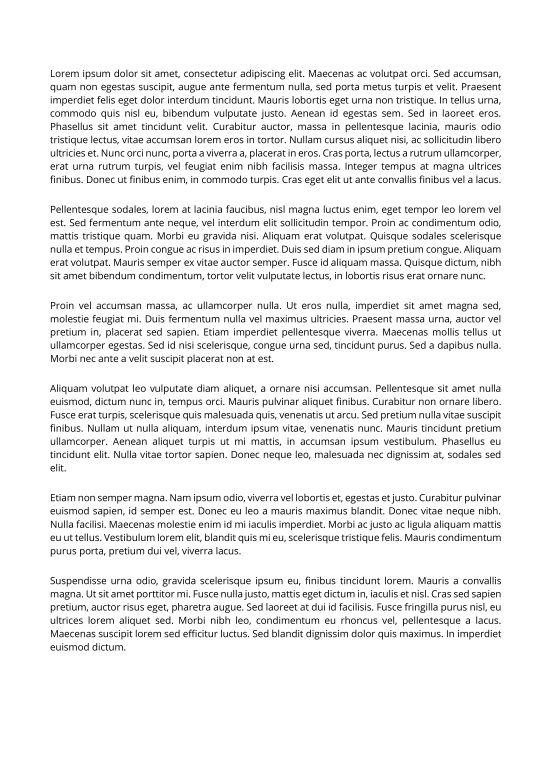
#> input picture Converted Paper (8)/001.png, 1654 x 2339 px (shown at 1/3 size)
$ python 'di temp test file.py'   (older library calls are emulated)
#> lines starting #> are read from the running program, lines starting #| are printed output that depends on the picture; after the words box and inside, x2 and y2 are one past the last pixel; in counts of white or black regions, pixels touching at a corner belong together
# -*- coding: utf-8 -*-
"""
Paragraph Detection using Projection Profile

Improved Version:
- Table detection
- Image detection
- Paragraph detection
- Reading order sorting
- Remove false paragraph from images
"""

import cv2
import numpy as np
import matplotlib.pyplot as plt


# ==========================================================
# Image List
# ==========================================================

images = [
    "001.png",
    "002.png",
    "003.png",
    "004.png",
    "005.png",
    "006.png",
    "007.png",
    "008.png"
]

folder = "Converted Paper (8)/"


# ==========================================================
# Loop Images
# ==========================================================

for img_name in images:

    # ======================================================
    # Read Image
    # ======================================================

    image = cv2.imread(folder + img_name)
#> image is the input picture: shape (2339, 1654, 3); min 0, max 255, mean 239.1

    if image is None:
        continue

    gray = cv2.cvtColor(image, cv2.COLOR_BGR2GRAY)
    height, width = gray.shape

    # ======================================================
    # Threshold
    # ======================================================

    _, binary = cv2.threshold(
        gray,
        0,
        255,
        cv2.THRESH_BINARY_INV + cv2.THRESH_OTSU
    )
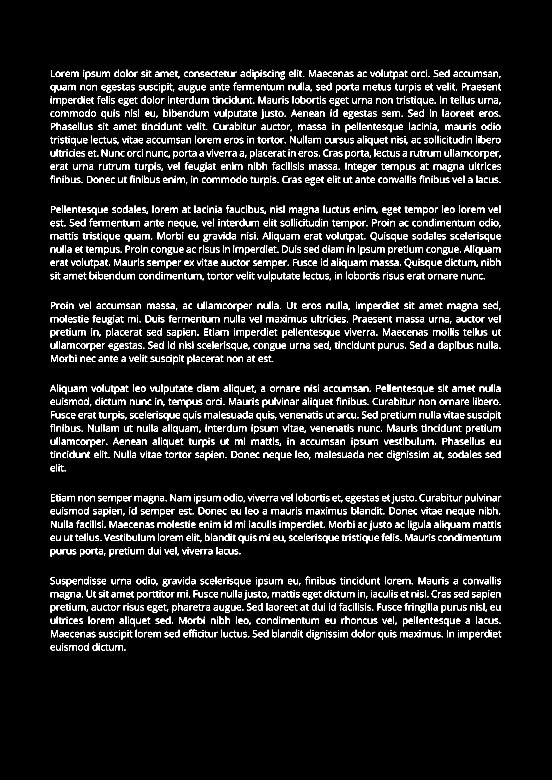
#> binary: shape (2339, 1654) (shown at 1/3 size); 6.5% white in thin lines or dots, all inside (x1, y1, x2, y2) = (150, 209, 1504, 1952)

    clean_binary = binary.copy()

    # ==========================================================
    # TABLE DETECTION
    # ==========================================================

    horizontal_kernel = cv2.getStructuringElement(
        cv2.MORPH_RECT,
        (max(30, width // 15), 1)
    )

    horizontal_lines = cv2.morphologyEx(
        binary,
        cv2.MORPH_OPEN,
        horizontal_kernel,
        iterations=1
    )
#> horizontal_lines: shape (2339, 1654); every value is 0

    vertical_kernel = cv2.getStructuringElement(
        cv2.MORPH_RECT,
        (1, max(20, height // 30))
    )

    vertical_lines = cv2.morphologyEx(
        binary,
        cv2.MORPH_OPEN,
        vertical_kernel,
        iterations=1
    )

    table_mask = cv2.add(horizontal_lines, vertical_lines)

    table_mask = cv2.dilate(
        table_mask,
        np.ones((35, 35), np.uint8),
        iterations=2
    )

    table_mask = cv2.morphologyEx(
        table_mask,
        cv2.MORPH_CLOSE,
        np.ones((50, 50), np.uint8),
        iterations=2
    )

    num_labels, _, stats, _ = cv2.connectedComponentsWithStats(
        table_mask,
        cv2.CV_32S
    )
#> num_labels = 1; stats = [[0, 0, 1654, 2339, 3868706]]

    table_regions = []

    for i in range(1, num_labels):
        x, y, w, h, area = stats[i]

        if area > 2000:
            table_regions.append((x, y, w, h))
            clean_binary[
                max(0, y - 10):min(height, y + h + 10),
                max(0, x - 10):min(width, x + w + 10)
            ] = 0
#> after the loop, table_regions = []

    # ==========================================================
    # IMAGE DETECTION (Improved)
    # ==========================================================

    num_labels, _, stats, _ = cv2.connectedComponentsWithStats(
        clean_binary,
        cv2.CV_32S
    )
#> num_labels = 3277

    image_regions = []

    for i in range(1, num_labels):
        x, y, w, h, area = stats[i]

        # Detect large image objects
        if (
            area > 3000
            and w > width * 0.20
            and h > height * 0.05
        ):
            image_regions.append((x, y, w, h))
            # remove image + margin
            clean_binary[
                max(0, y - 20):min(height, y + h + 20),
                max(0, x - 20):min(width, x + w + 20)
            ] = 0
#> this loop made 3276 passes
#> (x, y, w, h, area) on passes 2, 3, 5: (343, 209, 14, 22, 125), (379, 209, 3, 22, 66), (739, 209, 14, 22, 132)
#> after the loop, image_regions = []

    binary = clean_binary

    # ==========================================================
    # Vertical Projection
    # ==========================================================

    vertical_hist = np.sum(binary == 255, axis=0)
#> vertical_hist = 1654 values, max 616 at index 153, min 0 at index 0, mean 152.6

    # ==========================================================
    # Column Detection
    # ==========================================================

    text_columns = []
    start = None

    for i, value in enumerate(vertical_hist):
        if value > 0 and start is None:
            start = i
        elif value == 0 and start is not None:
            if i - start > 30:
                text_columns.append((start, i))
            start = None
#> this loop made 1654 passes
#> start on pass 151: 150
#> after the loop, text_columns = [(150, 1504)]

    if start is not None:
        text_columns.append((start, width))

    # ==========================================================
    # Paragraph Detection
    # ==========================================================

    paragraphs = []

    for left, right in text_columns:
        column = binary[:, left:right]
        horizontal_hist = np.sum(column == 255, axis=1)

        lines = []
        start = None

        for y, value in enumerate(horizontal_hist):
            if value > 0 and start is None:
                start = y
            elif value == 0 and start is not None:
                if y - start > 5:
                    lines.append((start, y))
                start = None

        if start is not None:
            lines.append((start, height))

        if len(lines) == 0:
            continue

        # ======================================================
        # Group lines into paragraphs
        # ======================================================

        gaps = []
        for i in range(len(lines) - 1):
            gap = lines[i + 1][0] - lines[i][1]
            if gap > 0:
                gaps.append(gap)

        if len(gaps) > 0:
            average_gap = np.median(gaps)
        else:
            average_gap = 10

        paragraph_gap = average_gap * 2.5
        para_start = lines[0][0]

        for i in range(len(lines) - 1):
            current_end = lines[i][1]
            next_start = lines[i + 1][0]
            gap = next_start - current_end

            if gap > paragraph_gap:
                paragraphs.append(
                    (left, para_start, right, current_end)
                )
                para_start = next_start

        paragraphs.append(
            (left, para_start, right, lines[-1][1])
        )
#> this loop made 1 pass
#> (left, right, average_gap, paragraph_gap) on pass 1: (150, 1504, 10, 25)
#> pass 1, `column = binary[:, left:right]`:
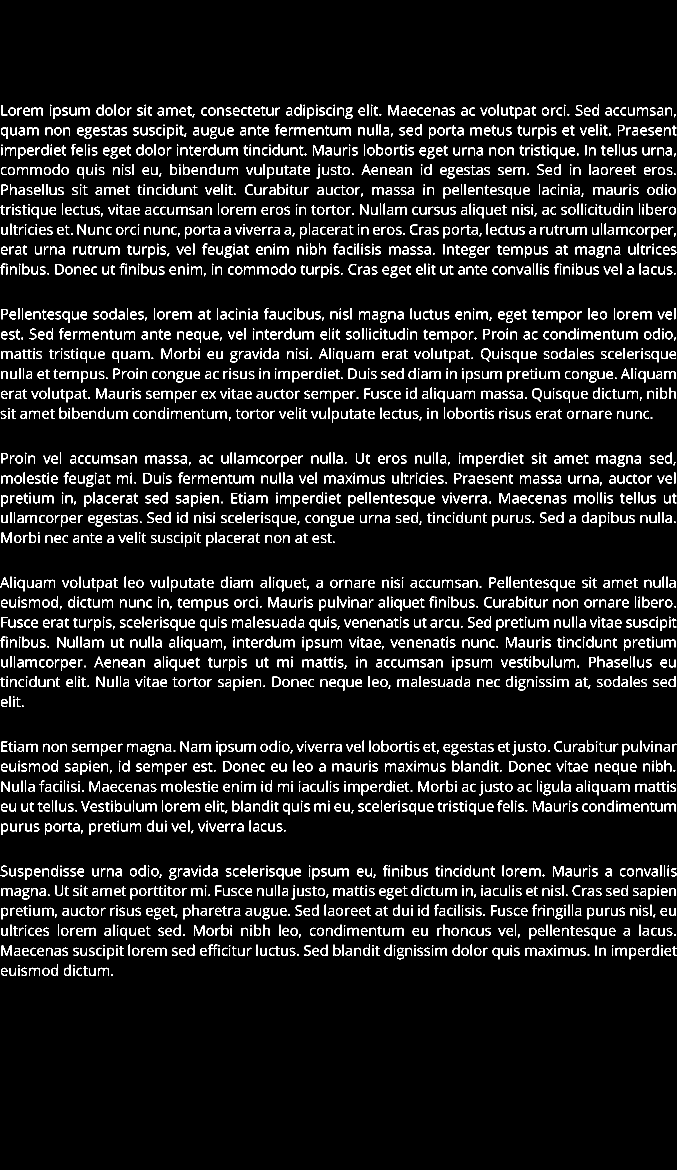
#> column: shape (2339, 1354) (shown at 1/2 size); 8% white in thin lines or dots, all inside (x1, y1, x2, y2) = (0, 209, 1354, 1952)
#> after the loop, paragraphs = [(150, 209, 1504, 556), (150, 616, 1504, 845), (150, 905, 1504, 1093), (150, 1153, 1504, 1414), (150, 1481, 1504, 1670), (150, 1730, 1504, 1952)]

    # ==========================================================
    # SORT PARAGRAPHS BY READING ORDER
    # ==========================================================

    paragraphs = sorted(
        paragraphs,
        key=lambda p: (p[1], p[0])  # y position, x position
    )

    # ==========================================================
    # Remove only false paragraphs caused by images/tables
    # ==========================================================

    filtered_paragraphs = []

    for para in paragraphs:
        px1, py1, px2, py2 = para
        fake = False

        for (x, y, w, h) in image_regions + table_regions:
            ox1 = x
            oy1 = y
            ox2 = x + w
            oy2 = y + h

            overlap_width = max(0, min(px2, ox2) - max(px1, ox1))
            overlap_height = max(0, min(py2, oy2) - max(py1, oy1))
            overlap_area = overlap_width * overlap_height
            paragraph_area = (px2 - px1) * (py2 - py1)

            if paragraph_area > 0:
                if overlap_area / paragraph_area > 0.7:
                    fake = True
                    break

        if not fake:
            filtered_paragraphs.append(para)
#> this loop made 6 passes
#> (para, py1, py2) on passes 1 to 6: ((150, 209, 1504, 556), 209, 556), ((150, 616, 1504, 845), 616, 845), ((150, 905, 1504, 1093), 905, 1093), ((150, 1153, 1504, 1414), 1153, 1414), ((150, 1481, 1504, 1670), 1481, 1670), ((150, 1730, 1504, 1952), 1730, 1952)
#> after the loop, filtered_paragraphs has the same summary as paragraphs

    paragraphs = filtered_paragraphs

    # ==========================================================
    # Detection Result Display
    # ==========================================================

    display_image = image.copy()

    # Table = Red
    for (x, y, w, h) in table_regions:
        cv2.rectangle(display_image, (x, y), (x + w, y + h), (0, 0, 255), 3)
#> this loop made 0 passes

    # Image = Green
    for (x, y, w, h) in image_regions:
        cv2.rectangle(display_image, (x, y), (x + w, y + h), (0, 255, 0), 3)

    # Paragraph = Blue
    for idx, (left, top, right, bottom) in enumerate(paragraphs):
        cv2.rectangle(display_image, (left, top), (right, bottom), (255, 0, 0), 2)
        cv2.putText(
            display_image,
            f"P{idx + 1}",
            (left, top - 5),
            cv2.FONT_HERSHEY_SIMPLEX,
            0.7,
            (255, 0, 0),
            2
        )
#> this loop made 6 passes
#> (top, bottom) on passes 1 to 6: (209, 556), (616, 845), (905, 1093), (1153, 1414), (1481, 1670), (1730, 1952)
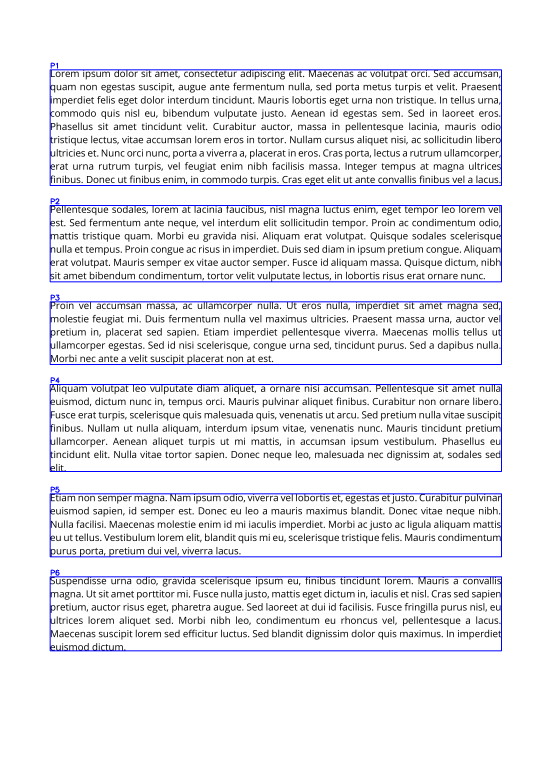
#> display_image: shape (2339, 1654, 3) (shown at 1/3 size); 1.52% of pixels changed, all inside (x1, y1, x2, y2) = (149, 188, 1506, 1954)

    plt.figure(figsize=(12, 16))
    plt.imshow(cv2.cvtColor(display_image, cv2.COLOR_BGR2RGB))
    plt.axis("off")
    plt.show()

    # ==========================================================
    # Save Paragraph Crops
    # ==========================================================

    padding = 10
    paragraph_count = 0

    for i, (left, top, right, bottom) in enumerate(paragraphs):
        band = binary[top:bottom, left:right]
        ink_cols = np.where(np.sum(band == 255, axis=0) > 0)[0]

        if len(ink_cols) > 0:
            tight_left = left + ink_cols.min()
            tight_right = left + ink_cols.max()
        else:
            tight_left = left
            tight_right = right

        x1 = max(0, tight_left - padding)
        y1 = max(0, top - padding)
        x2 = min(width, tight_right + padding)
        y2 = min(height, bottom + padding)

        crop = image[y1:y2, x1:x2]

        if crop.shape[0] < 20 or crop.shape[1] < 20:
            continue

        paragraph_count += 1

        # Save paragraph crop as PNG

        cv2.imwrite(
            f"{img_name[:-4]}_Paragraph_{paragraph_count}.png",
            crop
        )
#> this loop made 6 passes
#> (top, bottom, tight_left, tight_right, x1, y1, x2, y2) on passes 1 to 6: (209, 556, 150, 1502, 140, 199, 1512, 566), (616, 845, 151, 1501, 141, 606, 1511, 855), (905, 1093, 152, 1502, 142, 895, 1512, 1103), (1153, 1414, 150, 1502, 140, 1143, 1512, 1424), (1481, 1670, 152, 1503, 142, 1471, 1513, 1680), (1730, 1952, 151, 1503, 141, 1720, 1513, 1962)
#> pass 1, `band = binary[top:bottom, left:right]`:
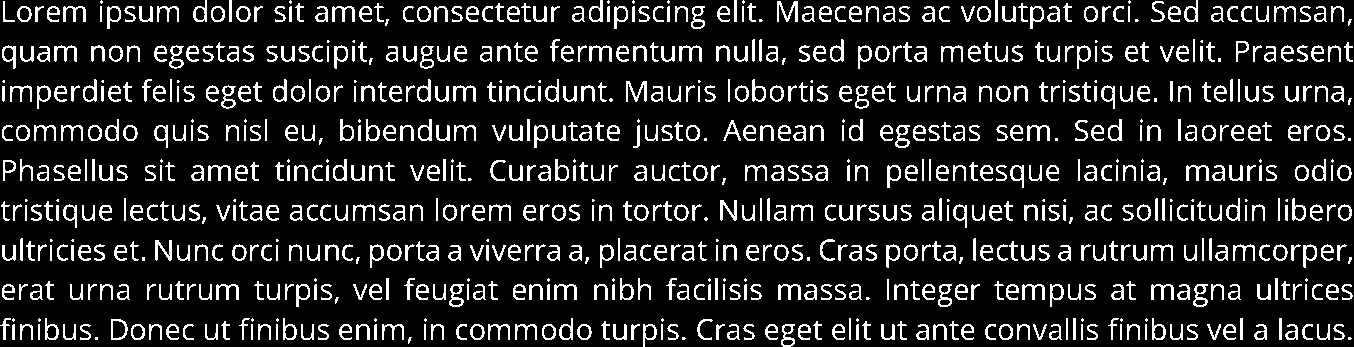
#> band: shape (347, 1354); 13.6% white in thin lines or dots
#> pass 1, `crop = image[y1:y2, x1:x2]`:
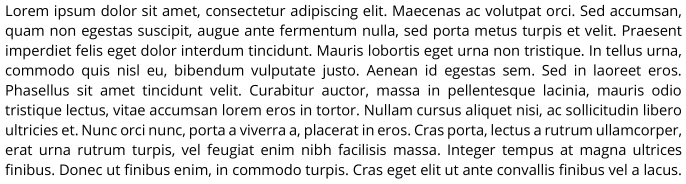
#> crop: shape (367, 1372, 3) (shown at 1/2 size); min 0, max 255, mean 224.1
#> pass 2, `band = binary[top:bottom, left:right]`:
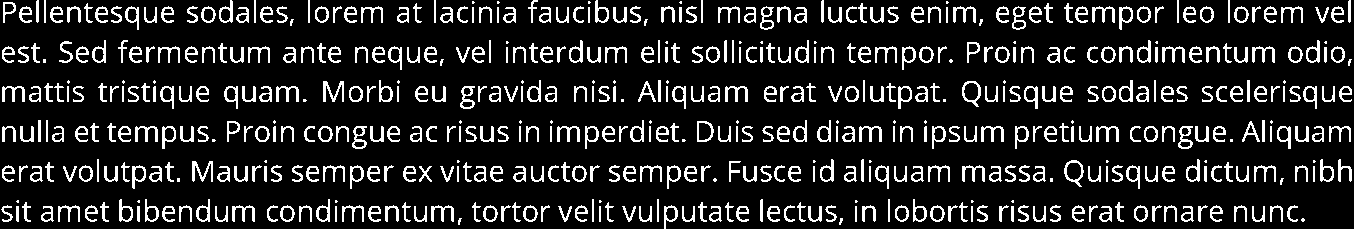
#> band: shape (229, 1354); 14% white in thin lines or dots
#> pass 2, `crop = image[y1:y2, x1:x2]`:
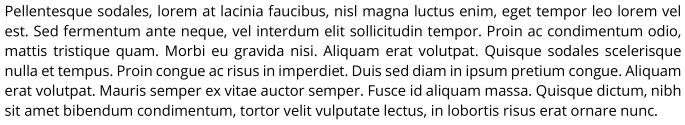
#> crop: shape (249, 1370, 3) (shown at 1/2 size); min 0, max 255, mean 224
#> after the loop, paragraph_count = 6
#> pass 2 of the loop `for img_name in images:`:
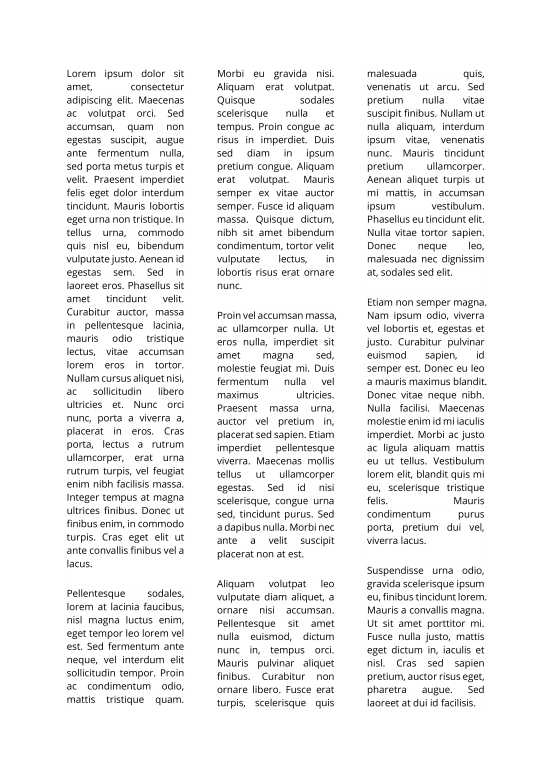
#> input picture Converted Paper (8)/002.png, 1654 x 2339 px (shown at 1/3 size)
#> image is the input picture: shape (2339, 1654, 3); min 0, max 255, mean 240.2
#> `_, binary = cv2.threshold( gray, 0, 255, cv2.THRESH_BINARY_INV + cv2.T..`:
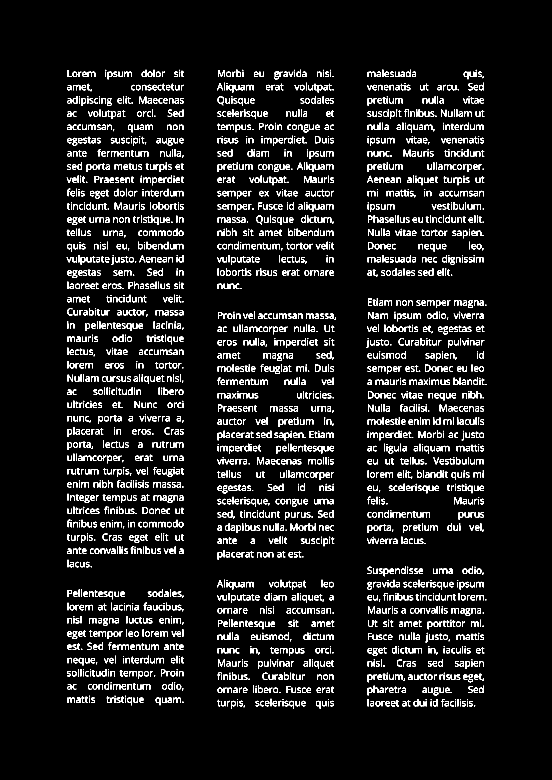
#> binary: shape (2339, 1654) (shown at 1/3 size); 6.1% white in thin lines or dots, all inside (x1, y1, x2, y2) = (200, 209, 1459, 2126)
#> `num_labels, _, stats, _ = cv2.connectedComponentsWithStats( table_mask..`: num_labels = 1
#> `num_labels, _, stats, _ = cv2.connectedComponentsWithStats( clean_bina..`: num_labels = 3048
#> the loop `for i in range(1, num_labels):` made 3047 passes
#> (x, y, w, h, area) on passes 2, 3, 5: (425, 209, 14, 22, 125), (461, 209, 2, 22, 44), (709, 209, 14, 22, 129)
#> vertical_hist = 1654 values, max 750 at index 1104, min 0 at index 0, mean 142.7
#> after the loop `for i, value in enumerate(vertical_hist):`: text_columns = [(200, 552), (651, 1003), (1099, 1453)]
#> the loop `for left, right in text_columns:` made 3 passes
#> (left, right, average_gap, paragraph_gap) on pass 1: (200, 552, 11, 27.5)
#> the loop `for para in paragraphs:` made 8 passes
#> para on passes 1 to 4: (200, 209, 552, 1702), (651, 209, 1003, 867), (1099, 209, 1453, 831), (1099, 895, 1453, 1632)
#> the loop `for idx, (left, top, right, bottom) in enumerate(paragraphs):` made 8 passes
#> the loop `for i, (left, top, right, bottom) in enumerate(paragraphs):` made 8 passes
#> pass 2, `crop = image[y1:y2, x1:x2]`:
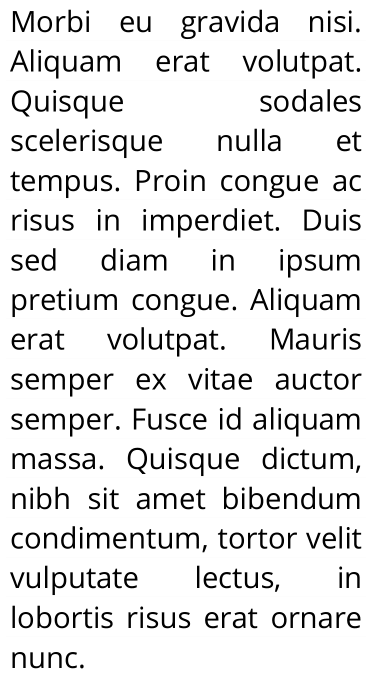
#> crop: shape (678, 370, 3); min 0, max 255, mean 228.5
#> pass 3 of the loop `for img_name in images:`:
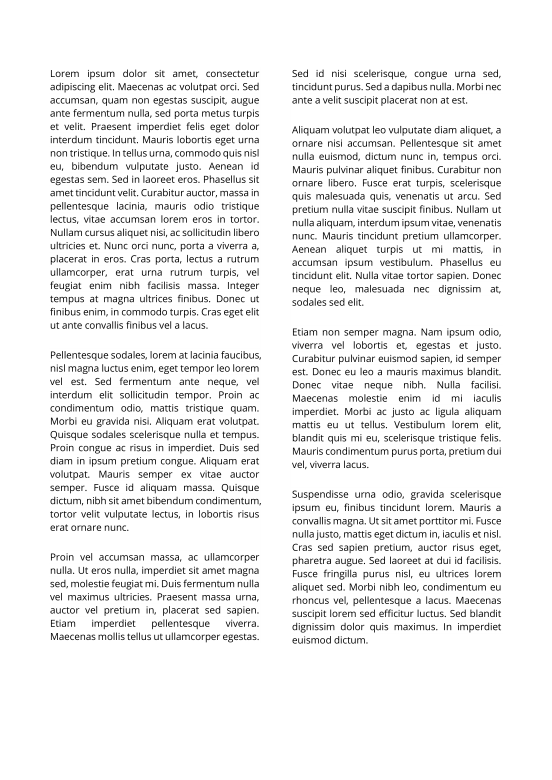
#> input picture Converted Paper (8)/003.png, 1654 x 2339 px (shown at 1/3 size)
#> image is the input picture: shape (2339, 1654, 3); min 0, max 255, mean 239.1
#> `_, binary = cv2.threshold( gray, 0, 255, cv2.THRESH_BINARY_INV + cv2.T..`:
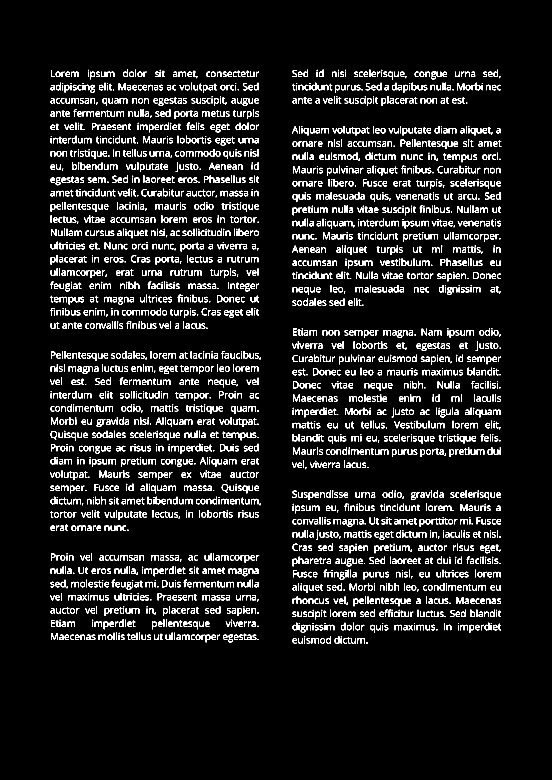
#> binary: shape (2339, 1654) (shown at 1/3 size); 6.5% white in thin lines or dots, all inside (x1, y1, x2, y2) = (150, 209, 1504, 1931)
#> the loop `for left, right in text_columns:` made 2 passes
#> (left, right) on passes 1 to 2: (150, 778), (876, 1504)
#> the loop `for para in paragraphs:` made 7 passes
#> para on passes 1 to 4: (150, 209, 778, 986), (876, 209, 1504, 318), (876, 378, 1504, 917), (876, 984, 1504, 1408)
#> the loop `for idx, (left, top, right, bottom) in enumerate(paragraphs):` made 7 passes
#> the loop `for i, (left, top, right, bottom) in enumerate(paragraphs):` made 7 passes
#> pass 2, `crop = image[y1:y2, x1:x2]`:
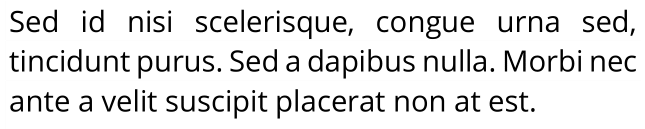
#> crop: shape (129, 645, 3); min 0, max 255, mean 227.8
#> the loop made 8 passes; the first 3 are shown
